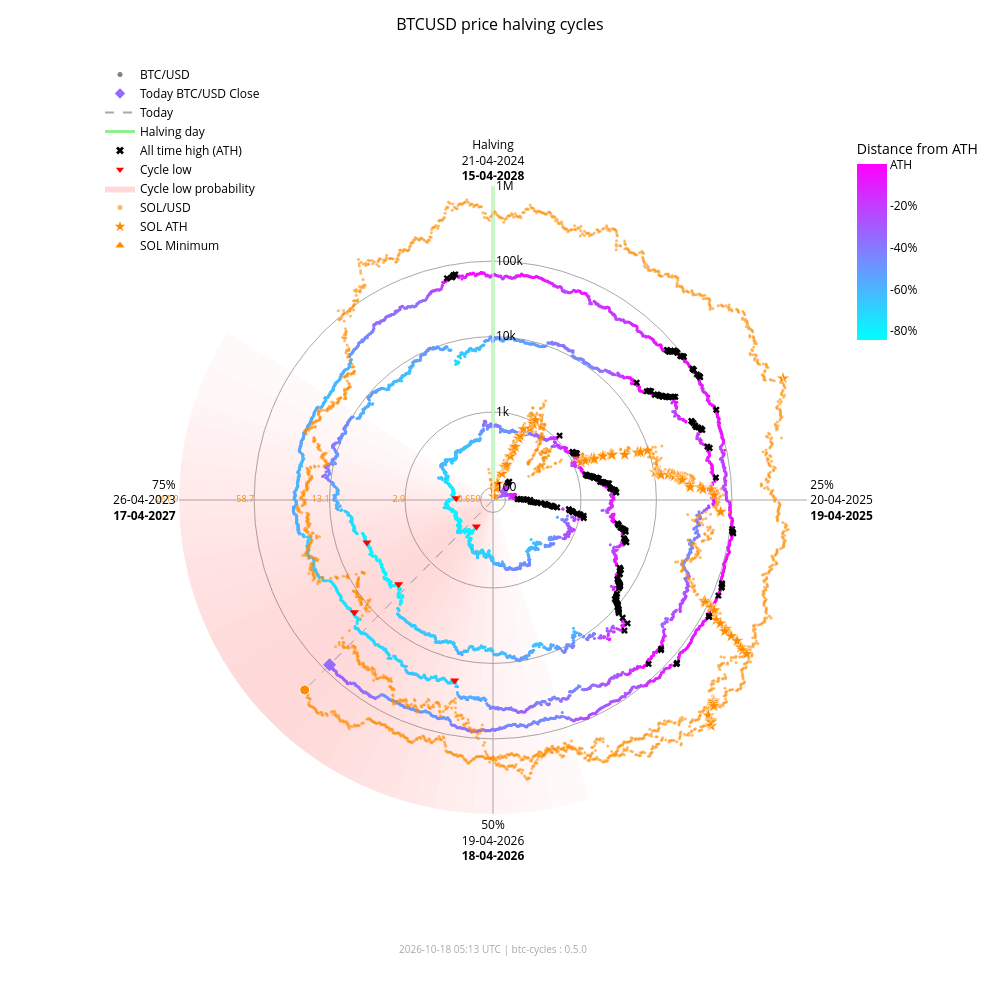

Notebook code for this chart:
### Markdown cell above
### Interactive chart with overlay

### Code cell
fig_overlay_interactive = btc.plot(
    kind="interactive",
    from_date="2012-11-28",
    overlay=sol,
)
fig_overlay_interactive.show(config={"scrollZoom": True, "displayModeBar": True})

### Figure 1 — Plotly figure (JSON) as saved in the notebook; plotly's stock layout.template omitted (floating-point values rounded to 4 significant figures; data arrays with more than 128 entries replaced by an {"elided": "..."} marker saying what was removed)
{"data": [{"fill": "toself", "fillcolor": "rgba(255,0,0,0.018306980149439524)", "hoverinfo": "skip", "line": {"width": 0}, "mode": "lines", "r": [68.43, 1000000, 1000000, 68.43, 68.43], "showlegend": false, "theta": [162.0, 162.0, 165.6, 165.6, 162.0], "type": "scatterpolar"}, {"fill": "toself", "fillcolor": "rgba(255,0,0,0.02405911634527998)", "hoverinfo": "skip", "line": {"width": 0}, "mode": "lines", "r": [68.43, 1000000, 1000000, 68.43, 68.43], "showlegend": false, "theta": [165.6, 165.6, 169.2, 169.2, 165.6], "type": "scatterpolar"}, {"fill": "toself", "fillcolor": "rgba(255,0,0,0.030803449372254352)", "hoverinfo": "skip", "line": {"width": 0}, "mode": "lines", "r": [68.43, 1000000, 1000000, 68.43, 68.43], "showlegend": false, "theta": [169.2, 169.2, 172.8, 172.8, 169.2], "type": "scatterpolar"}, {"fill": "toself", "fillcolor": "rgba(255,0,0,0.03847233586005252)", "hoverinfo": "skip", "line": {"width": 0}, "mode": "lines", "r": [68.43, 1000000, 1000000, 68.43, 68.43], "showlegend": false, "theta": [172.8, 172.8, 176.4, 176.4, 172.8], "type": "scatterpolar"}, {"fill": "toself", "fillcolor": "rgba(255,0,0,0.04694405159551339)", "hoverinfo": "skip", "line": {"width": 0}, "mode": "lines", "r": [68.43, 1000000, 1000000, 68.43, 68.43], "showlegend": false, "theta": [176.4, 176.4, 180.0, 180.0, 176.4], "type": "scatterpolar"}, {"fill": "toself", "fillcolor": "rgba(255,0,0,0.05605603979818329)", "hoverinfo": "skip", "line": {"width": 0}, "mode": "lines", "r": [68.43, 1000000, 1000000, 68.43, 68.43], "showlegend": false, "theta": [180.0, 180.0, 183.6, 183.6, 180.0], "type": "scatterpolar"}, {"fill": "toself", "fillcolor": "rgba(255,0,0,0.06562330627802694)", "hoverinfo": "skip", "line": {"width": 0}, "mode": "lines", "r": [68.43, 1000000, 1000000, 68.43, 68.43], "showlegend": false, "theta": [183.6, 183.6, 187.2, 187.2, 183.6], "type": "scatterpolar"}, {"fill": "toself", "fillcolor": "rgba(255,0,0,0.07545707932574237)", "hoverinfo": "skip", "line": {"width": 0}, "mode": "lines", "r": [68.43, 1000000, 1000000, 68.43, 68.43], "showlegend": false, "theta": [187.2, 187.2, 190.8, 190.8, 187.2], "type": "scatterpolar"}, {"fill": "toself", "fillcolor": "rgba(255,0,0,0.08537841060169407)", "hoverinfo": "skip", "line": {"width": 0}, "mode": "lines", "r": [68.43, 1000000, 1000000, 68.43, 68.43], "showlegend": false, "theta": [190.8, 190.8, 194.4, 194.4, 190.8], "type": "scatterpolar"}, {"fill": "toself", "fillcolor": "rgba(255,0,0,0.09522272137134848)", "hoverinfo": "skip", "line": {"width": 0}, "mode": "lines", "r": [68.43, 1000000, 1000000, 68.43, 68.43], "showlegend": false, "theta": [194.4, 194.4, 198.0, 198.0, 194.4], "type": "scatterpolar"}, {"fill": "toself", "fillcolor": "rgba(255,0,0,0.10483418800389058)", "hoverinfo": "skip", "line": {"width": 0}, "mode": "lines", "r": [68.43, 1000000, 1000000, 68.43, 68.43], "showlegend": false, "theta": [198.0, 198.0, 201.6, 201.6, 198.0], "type": "scatterpolar"}, {"fill": "toself", "fillcolor": "rgba(255,0,0,0.11405248627197925)", "hoverinfo": "skip", "line": {"width": 0}, "mode": "lines", "r": [68.43, 1000000, 1000000, 68.43, 68.43], "showlegend": false, "theta": [201.6, 201.6, 205.2, 205.2, 201.6], "type": "scatterpolar"}, {"fill": "toself", "fillcolor": "rgba(255,0,0,0.12269756305009562)", "hoverinfo": "skip", "line": {"width": 0}, "mode": "lines", "r": [68.43, 1000000, 1000000, 68.43, 68.43], "showlegend": false, "theta": [205.2, 205.2, 208.8, 208.8, 205.2], "type": "scatterpolar"}, {"fill": "toself", "fillcolor": "rgba(255,0,0,0.13055959037792858)", "hoverinfo": "skip", "line": {"width": 0}, "mode": "lines", "r": [68.43, 1000000, 1000000, 68.43, 68.43], "showlegend": false, "theta": [208.8, 208.8, 212.4, 212.4, 208.8], "type": "scatterpolar"}, {"fill": "toself", "fillcolor": "rgba(255,0,0,0.13740037014073872)", "hoverinfo": "skip", "line": {"width": 0}, "mode": "lines", "r": [68.43, 1000000, 1000000, 68.43, 68.43], "showlegend": false, "theta": [212.4, 212.4, 216.0, 216.0, 212.4], "type": "scatterpolar"}, {"fill": "toself", "fillcolor": "rgba(255,0,0,0.14296927208088228)", "hoverinfo": "skip", "line": {"width": 0}, "mode": "lines", "r": [68.43, 1000000, 1000000, 68.43, 68.43], "showlegend": false, "theta": [216.0, 216.0, 219.6, 219.6, 216.0], "type": "scatterpolar"}, {"fill": "toself", "fillcolor": "rgba(255,0,0,0.14703219887325494)", "hoverinfo": "skip", "line": {"width": 0}, "mode": "lines", "r": [68.43, 1000000, 1000000, 68.43, 68.43], "showlegend": false, "theta": [219.6, 219.6, 223.2, 223.2, 219.6], "type": "scatterpolar"}, {"fill": "toself", "fillcolor": "rgba(255,0,0,0.14940752827264187)", "hoverinfo": "skip", "line": {"width": 0}, "mode": "lines", "r": [68.43, 1000000, 1000000, 68.43, 68.43], "showlegend": false, "theta": [223.2, 223.2, 226.8, 226.8, 223.2], "type": "scatterpolar"}, {"fill": "toself", "fillcolor": "rgba(255,0,0,0.15)", "hoverinfo": "skip", "line": {"width": 0}, "mode": "lines", "r": [68.43, 1000000, 1000000, 68.43, 68.43], "showlegend": false, "theta": [226.8, 226.8, 230.4, 230.4, 226.8], "type": "scatterpolar"}, {"fill": "toself", "fillcolor": "rgba(255,0,0,0.14882314851976614)", "hoverinfo": "skip", "line": {"width": 0}, "mode": "lines", "r": [68.43, 1000000, 1000000, 68.43, 68.43], "showlegend": false, "theta": [230.4, 230.4, 234.0, 234.0, 230.4], "type": "scatterpolar"}, {"fill": "toself", "fillcolor": "rgba(255,0,0,0.14600334989350275)", "hoverinfo": "skip", "line": {"width": 0}, "mode": "lines", "r": [68.43, 1000000, 1000000, 68.43, 68.43], "showlegend": false, "theta": [234.0, 234.0, 237.6, 237.6, 234.0], "type": "scatterpolar"}, {"fill": "toself", "fillcolor": "rgba(255,0,0,0.14176315293000513)", "hoverinfo": "skip", "line": {"width": 0}, "mode": "lines", "r": [68.43, 1000000, 1000000, 68.43, 68.43], "showlegend": false, "theta": [237.6, 237.6, 241.2, 241.2, 237.6], "type": "scatterpolar"}, {"fill": "toself", "fillcolor": "rgba(255,0,0,0.1363869302869166)", "hoverinfo": "skip", "line": {"width": 0}, "mode": "lines", "r": [68.43, 1000000, 1000000, 68.43, 68.43], "showlegend": false, "theta": [241.2, 241.2, 244.8, 244.8, 241.2], "type": "scatterpolar"}, {"fill": "toself", "fillcolor": "rgba(255,0,0,0.13017643696734477)", "hoverinfo": "skip", "line": {"width": 0}, "mode": "lines", "r": [68.43, 1000000, 1000000, 68.43, 68.43], "showlegend": false, "theta": [244.8, 244.8, 248.4, 248.4, 244.8], "type": "scatterpolar"}, {"fill": "toself", "fillcolor": "rgba(255,0,0,0.1234063302665758)", "hoverinfo": "skip", "line": {"width": 0}, "mode": "lines", "r": [68.43, 1000000, 1000000, 68.43, 68.43], "showlegend": false, "theta": [248.4, 248.4, 252.0, 252.0, 248.4], "type": "scatterpolar"}, {"fill": "toself", "fillcolor": "rgba(255,0,0,0.11628949020714345)", "hoverinfo": "skip", "line": {"width": 0}, "mode": "lines", "r": [68.43, 1000000, 1000000, 68.43, 68.43], "showlegend": false, "theta": [252.0, 252.0, 255.6, 255.6, 252.0], "type": "scatterpolar"}, {"fill": "toself", "fillcolor": "rgba(255,0,0,0.108959277972535)", "hoverinfo": "skip", "line": {"width": 0}, "mode": "lines", "r": [68.43, 1000000, 1000000, 68.43, 68.43], "showlegend": false, "theta": [255.6, 255.6, 259.2, 259.2, 255.6], "type": "scatterpolar"}, {"fill": "toself", "fillcolor": "rgba(255,0,0,0.1014715299920515)", "hoverinfo": "skip", "line": {"width": 0}, "mode": "lines", "r": [68.43, 1000000, 1000000, 68.43, 68.43], "showlegend": false, "theta": [259.2, 259.2, 262.8, 262.8, 259.2], "type": "scatterpolar"}, {"fill": "toself", "fillcolor": "rgba(255,0,0,0.09382430417652897)", "hoverinfo": "skip", "line": {"width": 0}, "mode": "lines", "r": [68.43, 1000000, 1000000, 68.43, 68.43], "showlegend": false, "theta": [262.8, 262.8, 266.4, 266.4, 262.8], "type": "scatterpolar"}, {"fill": "toself", "fillcolor": "rgba(255,0,0,0.08598937207621672)", "hoverinfo": "skip", "line": {"width": 0}, "mode": "lines", "r": [68.43, 1000000, 1000000, 68.43, 68.43], "showlegend": false, "theta": [266.4, 266.4, 270.0, 270.0, 266.4], "type": "scatterpolar"}, {"fill": "toself", "fillcolor": "rgba(255,0,0,0.07794710108398434)", "hoverinfo": "skip", "line": {"width": 0}, "mode": "lines", "r": [68.43, 1000000, 1000000, 68.43, 68.43], "showlegend": false, "theta": [270.0, 270.0, 273.6, 273.6, 270.0], "type": "scatterpolar"}, {"fill": "toself", "fillcolor": "rgba(255,0,0,0.06971614429145927)", "hoverinfo": "skip", "line": {"width": 0}, "mode": "lines", "r": [68.43, 1000000, 1000000, 68.43, 68.43], "showlegend": false, "theta": [273.6, 273.6, 277.2, 277.2, 273.6], "type": "scatterpolar"}, {"fill": "toself", "fillcolor": "rgba(255,0,0,0.061371174705723626)", "hoverinfo": "skip", "line": {"width": 0}, "mode": "lines", "r": [68.43, 1000000, 1000000, 68.43, 68.43], "showlegend": false, "theta": [277.2, 277.2, 280.8, 280.8, 277.2], "type": "scatterpolar"}, {"fill": "toself", "fillcolor": "rgba(255,0,0,0.05304520605236535)", "hoverinfo": "skip", "line": {"width": 0}, "mode": "lines", "r": [68.43, 1000000, 1000000, 68.43, 68.43], "showlegend": false, "theta": [280.8, 280.8, 284.4, 284.4, 280.8], "type": "scatterpolar"}, {"fill": "toself", "fillcolor": "rgba(255,0,0,0.044916938988340704)", "hoverinfo": "skip", "line": {"width": 0}, "mode": "lines", "r": [68.43, 1000000, 1000000, 68.43, 68.43], "showlegend": false, "theta": [284.4, 284.4, 288.0, 288.0, 284.4], "type": "scatterpolar"}, {"fill": "toself", "fillcolor": "rgba(255,0,0,0.0371870550186571)", "hoverinfo": "skip", "line": {"width": 0}, "mode": "lines", "r": [68.43, 1000000, 1000000, 68.43, 68.43], "showlegend": false, "theta": [288.0, 288.0, 291.6, 291.6, 288.0], "type": "scatterpolar"}, {"fill": "toself", "fillcolor": "rgba(255,0,0,0.030049603184432498)", "hoverinfo": "skip", "line": {"width": 0}, "mode": "lines", "r": [68.43, 1000000, 1000000, 68.43, 68.43], "showlegend": false, "theta": [291.6, 291.6, 295.2, 295.2, 291.6], "type": "scatterpolar"}, {"fill": "toself", "fillcolor": "rgba(255,0,0,0.023665126797805223)", "hoverinfo": "skip", "line": {"width": 0}, "mode": "lines", "r": [68.43, 1000000, 1000000, 68.43, 68.43], "showlegend": false, "theta": [295.2, 295.2, 298.8, 298.8, 295.2], "type": "scatterpolar"}, {"fill": "toself", "fillcolor": "rgba(255,0,0,0.018141004067302662)", "hoverinfo": "skip", "line": {"width": 0}, "mode": "lines", "r": [68.43, 1000000, 1000000, 68.43, 68.43], "showlegend": false, "theta": [298.8, 298.8, 302.4, 302.4, 298.8], "type": "scatterpolar"}, {"hoverinfo": "skip", "line": {"color": "darkgrey", "dash": "dash", "width": 1}, "mode": "lines", "r": [68.43, 81380.0], "showlegend": false, "theta": [224.8, 224.8], "type": "scatterpolar"}, {"hoverinfo": "skip", "line": {"color": "darkgrey", "dash": "dash", "width": 1}, "mode": "lines", "r": [68.43, 239000.0], "showlegend": false, "theta": [224.8, 224.8], "type": "scatterpolar"}, {"hoverinfo": "skip", "line": {"color": "lightgreen", "width": 3}, "mode": "lines", "r": [68.43, 1000000], "showlegend": false, "theta": [0, 0], "type": "scatterpolar"}, {"hoverinfo": "text", "marker": {"color": {"elided": "4922 str values"}, "size": 3}, "mode": "markers", "r": {"elided": "4922 float values"}, "showlegend": false, "text": {"elided": "4922 str values"}, "theta": {"elided": "4922 float values"}, "type": "scatterpolar"}, {"hoverinfo": "text", "marker": {"color": "#FF8C00", "opacity": 0.6, "size": 3}, "mode": "markers", "r": {"elided": "2382 float values"}, "showlegend": false, "text": {"elided": "2382 str values"}, "theta": {"elided": "2382 float values"}, "type": "scatterpolar"}, {"hoverinfo": "text", "marker": {"color": "#9669ff", "size": 10, "symbol": "diamond"}, "mode": "markers", "r": [81380.0], "showlegend": false, "text": ["Today<br>Date: 2026-10-17<br>Price: $81,382.15"], "theta": [224.8], "type": "scatterpolar"}, {"hoverinfo": "text", "marker": {"color": "#FF8C00", "line": {"color": "white", "width": 1}, "size": 10, "symbol": "circle"}, "mode": "markers", "r": [239000.0], "showlegend": false, "text": ["Today SOL<br>Date: 2026-10-17<br>Price: $103.31"], "theta": [224.8], "type": "scatterpolar"}, {"hoverinfo": "text", "marker": {"color": "#FF8C00", "line": {"color": "white", "width": 0.5}, "size": 10, "symbol": "star"}, "mode": "markers", "r": [68.43, 76.69, 98.28, 115.1, 160.2, 199.2, 200.3, 203.8, 217.3, 287.8, 349.8, 397.3, 523.3, 573.2, 718.1, 798.5, 948.0, 1078.0, 1271.0, 1461.0, 1785.0, 1908.0, 1917.0, 2530.0, 3215.0, 3302.0, 3322.0, 4795.0, 7121.0, 7760.0, 9679.0, 10370.0, 11210.0, 11600.0, 11830.0, 12190.0, 15220.0, 16990.0, 18090.0, 20010.0, 20730.0, 21720.0, 21920.0, 22700.0, 28100.0, 28410.0, 38550.0, 41750.0, 54000.0, 58230.0, 71670.0, 86520.0, 90770.0, 111800.0, 112400.0, 128500.0, 155700.0, 182600.0, 229400.0, 231200.0, 295100.0, 371400.0, 451600.0, 493500.0, 583700.0, 612100.0, 618900.0, 644000.0, 686600.0, 744100.0, 879500.0, 907500.0, 980900.0, 1000000.0], "showlegend": false, "text": ["SOL ATH<br>Date: 2020-04-10<br>Price: $0.95", "SOL ATH<br>Date: 2020-07-12<br>Price: $1.02", "SOL ATH<br>Date: 2020-07-13<br>Price: $1.18", "SOL ATH<br>Date: 2020-07-15<br>Price: $1.29", "SOL ATH<br>Date: 2020-07-26<br>Price: $1.57", "SOL ATH<br>Date: 2020-07-27<br>Price: $1.78", "SOL ATH<br>Date: 2020-07-28<br>Price: $1.78", "SOL ATH<br>Date: 2020-08-03<br>Price: $1.80", "SOL ATH<br>Date: 2020-08-04<br>Price: $1.87", "SOL ATH<br>Date: 2020-08-06<br>Price: $2.21", "SOL ATH<br>Date: 2020-08-08<br>Price: $2.47", "SOL ATH<br>Date: 2020-08-09<br>Price: $2.67", "SOL ATH<br>Date: 2020-08-10<br>Price: $3.13", "SOL ATH<br>Date: 2020-08-11<br>Price: $3.30", "SOL ATH<br>Date: 2020-08-12<br>Price: $3.77", "SOL ATH<br>Date: 2020-08-28<br>Price: $4.01", "SOL ATH<br>Date: 2020-08-30<br>Price: $4.44", "SOL ATH<br>Date: 2020-08-31<br>Price: $4.78", "SOL ATH<br>Date: 2021-02-02<br>Price: $5.27", "SOL ATH<br>Date: 2021-02-03<br>Price: $5.72", "SOL ATH<br>Date: 2021-02-04<br>Price: $6.43", "SOL ATH<br>Date: 2021-02-05<br>Price: $6.68", "SOL ATH<br>Date: 2021-02-07<br>Price: $6.70", "SOL ATH<br>Date: 2021-02-08<br>Price: $7.88", "SOL ATH<br>Date: 2021-02-10<br>Price: $9.07", "SOL ATH<br>Date: 2021-02-11<br>Price: $9.22", "SOL ATH<br>Date: 2021-02-12<br>Price: $9.25", "SOL ATH<br>Date: 2021-02-19<br>Price: $11.47", "SOL ATH<br>Date: 2021-02-22<br>Price: $14.45", "SOL ATH<br>Date: 2021-02-23<br>Price: $15.20", "SOL ATH<br>Date: 2021-02-24<br>Price: $17.30", "SOL ATH<br>Date: 2021-03-28<br>Price: $18.02", "SOL ATH<br>Date: 2021-03-29<br>Price: $18.85", "SOL ATH<br>Date: 2021-03-30<br>Price: $19.23", "SOL ATH<br>Date: 2021-03-31<br>Price: $19.47", "SOL ATH<br>Date: 2021-04-02<br>Price: $19.81", "SOL ATH<br>Date: 2021-04-03<br>Price: $22.55", "SOL ATH<br>Date: 2021-04-04<br>Price: $24.06", "SOL ATH<br>Date: 2021-04-06<br>Price: $24.96", "SOL ATH<br>Date: 2021-04-07<br>Price: $26.48", "SOL ATH<br>Date: 2021-04-08<br>Price: $27.03", "SOL ATH<br>Date: 2021-04-09<br>Price: $27.78", "SOL ATH<br>Date: 2021-04-11<br>Price: $27.93", "SOL ATH<br>Date: 2021-04-12<br>Price: $28.51", "SOL ATH<br>Date: 2021-04-18<br>Price: $32.30", "SOL ATH<br>Date: 2021-04-21<br>Price: $32.51", "SOL ATH<br>Date: 2021-04-22<br>Price: $38.88", "SOL ATH<br>Date: 2021-04-24<br>Price: $40.74", "SOL ATH<br>Date: 2021-04-25<br>Price: $47.37", "SOL ATH<br>Date: 2021-05-01<br>Price: $49.51", "SOL ATH<br>Date: 2021-05-18<br>Price: $55.91", "SOL ATH<br>Date: 2021-08-16<br>Price: $62.43", "SOL ATH<br>Date: 2021-08-17<br>Price: $64.21", "SOL ATH<br>Date: 2021-08-18<br>Price: $72.54", "SOL ATH<br>Date: 2021-08-19<br>Price: $72.76", "SOL ATH<br>Date: 2021-08-20<br>Price: $78.72", "SOL ATH<br>Date: 2021-08-27<br>Price: $88.09", "SOL ATH<br>Date: 2021-08-28<br>Price: $96.70", "SOL ATH<br>Date: 2021-08-30<br>Price: $110.54", "SOL ATH<br>Date: 2021-09-01<br>Price: $111.03", "SOL ATH<br>Date: 2021-09-02<br>Price: $128.10", "SOL ATH<br>Date: 2021-09-03<br>Price: $146.58", "SOL ATH<br>Date: 2021-09-06<br>Price: $164.38", "SOL ATH<br>Date: 2021-09-07<br>Price: $173.15", "SOL ATH<br>Date: 2021-09-08<br>Price: $191.04", "SOL ATH<br>Date: 2021-10-22<br>Price: $196.43", "SOL ATH<br>Date: 2021-10-23<br>Price: $197.70", "SOL ATH<br>Date: 2021-10-24<br>Price: $202.36", "SOL ATH<br>Date: 2021-10-25<br>Price: $210.10", "SOL ATH<br>Date: 2021-11-02<br>Price: $220.24", "SOL ATH<br>Date: 2021-11-03<br>Price: $242.90", "SOL ATH<br>Date: 2021-11-04<br>Price: $247.39", "SOL ATH<br>Date: 2021-11-06<br>Price: $258.93", "SOL ATH<br>Date: 2025-01-18<br>Price: $261.87"], "theta": [352.0, 15.5, 15.75, 16.25, 19.0, 19.25, 19.5, 21.0, 21.25, 21.75, 22.25, 22.5, 22.75, 23.0, 23.25, 27.25, 27.75, 28.0, 66.75, 67.0, 67.25, 67.5, 68.0, 68.25, 68.75, 69.0, 69.25, 71.0, 71.75, 72.0, 72.25, 80.25, 80.5, 80.75, 81.0, 81.5, 81.75, 82.0, 82.5, 82.75, 83.0, 83.25, 83.75, 84.0, 85.5, 86.25, 86.5, 87.0, 87.25, 88.75, 93.0, 115.5, 115.8, 116.0, 116.2, 116.5, 118.2, 118.5, 119.0, 119.5, 119.8, 120.0, 120.7, 121.0, 121.3, 132.2, 132.5, 132.8, 133.0, 135.0, 135.2, 135.5, 136.0, 67.25], "type": "scatterpolar"}, {"hoverinfo": "text", "marker": {"color": "#FF8C00", "line": {"color": "white", "width": 0.5}, "size": 10, "symbol": "triangle-up"}, "mode": "markers", "r": [68.43], "showlegend": false, "text": ["SOL Minimum<br>Date: 2020-05-11<br>Price: $0.52"], "theta": [0.0], "type": "scatterpolar"}, {"hoverinfo": "text", "marker": {"color": "black", "size": 6, "symbol": "x"}, "mode": "markers", "r": {"elided": "182 float values"}, "showlegend": false, "text": {"elided": "182 str values"}, "theta": {"elided": "182 float values"}, "type": "scatterpolar"}, {"hoverinfo": "text", "marker": {"color": "red", "size": 8, "symbol": "triangle-down"}, "mode": "markers", "r": [178.1, 210.5, 3237.0, 3961.0, 19020.0, 15790.0], "showlegend": false, "text": ["Cycle Low<br>Date: 2015-01-14<br>Price: $178.10<br>ATH distance: -84.5%", "Cycle Low<br>Date: 2015-08-24<br>Price: $210.49<br>ATH distance: -81.7%", "Cycle Low<br>Date: 2018-12-15<br>Price: $3,236.76<br>ATH distance: -83.4%", "Cycle Low<br>Date: 2019-03-15<br>Price: $3,960.91<br>ATH distance: -79.7%", "Cycle Low<br>Date: 2022-06-18<br>Price: $19,017.64<br>ATH distance: -71.9%", "Cycle Low<br>Date: 2022-11-21<br>Price: $15,787.28<br>ATH distance: -76.6%"], "theta": [212.1, 272.7, 228.3, 251.4, 192.0, 231.0], "type": "scatterpolar"}, {"marker": {"color": "grey", "size": 5}, "mode": "markers", "name": "BTC/USD", "r": [null], "theta": [null], "type": "scatterpolar"}, {"marker": {"color": "#9669ff", "size": 8, "symbol": "diamond"}, "mode": "markers", "name": "Today BTC/USD Close", "r": [null], "theta": [null], "type": "scatterpolar"}, {"line": {"color": "darkgrey", "dash": "dash"}, "mode": "lines", "name": "Today", "r": [null], "theta": [null], "type": "scatterpolar"}, {"line": {"color": "lightgreen", "width": 3}, "mode": "lines", "name": "Halving day", "r": [null], "theta": [null], "type": "scatterpolar"}, {"marker": {"color": "black", "size": 7, "symbol": "x"}, "mode": "markers", "name": "All time high (ATH)", "r": [null], "theta": [null], "type": "scatterpolar"}, {"marker": {"color": "red", "size": 7, "symbol": "triangle-down"}, "mode": "markers", "name": "Cycle low", "r": [null], "theta": [null], "type": "scatterpolar"}, {"fill": "toself", "fillcolor": "rgba(255,0,0,0.15)", "line": {"width": 0}, "mode": "lines", "name": "Cycle low probability", "r": [null], "theta": [null], "type": "scatterpolar"}, {"marker": {"color": "#FF8C00", "opacity": 0.6, "size": 5}, "mode": "markers", "name": "SOL/USD", "r": [null], "theta": [null], "type": "scatterpolar"}, {"marker": {"color": "#FF8C00", "size": 8, "symbol": "star"}, "mode": "markers", "name": "SOL ATH", "r": [null], "theta": [null], "type": "scatterpolar"}, {"marker": {"color": "#FF8C00", "size": 8, "symbol": "triangle-up"}, "mode": "markers", "name": "SOL Minimum", "r": [null], "theta": [null], "type": "scatterpolar"}, {"hoverinfo": "skip", "marker": {"cmax": 0, "cmin": -0.8453, "color": [0], "colorbar": {"len": 0.25, "ticktext": ["ATH", "-20%", "-40%", "-60%", "-80%", "-100%"], "tickvals": [0, -0.2, -0.4, -0.6, -0.8, -1.0], "title": {"text": "Distance from ATH"}, "x": 0.95, "y": 0.92, "yanchor": "top"}, "colorscale": {"elided": "256x2 mixed values"}, "showscale": true, "size": 0}, "mode": "markers", "r": [null], "showlegend": false, "theta": [null], "type": "scatterpolar"}, {"hoverinfo": "skip", "mode": "text", "r": [100, 1000, 10000, 100000, 1000000], "showlegend": false, "text": ["0.659", "2.9", "13.1", "58.7", "261.9"], "textfont": {"color": "#FF8C00", "size": 9}, "textposition": "middle left", "theta": [270, 270, 270, 270, 270], "type": "scatterpolar"}], "layout": {"annotations": [{"font": {"color": "darkgrey", "size": 10}, "showarrow": false, "text": "2026-10-18 05:13 UTC | btc-cycles : 0.5.0", "x": 0.5, "xref": "paper", "y": -0.02, "yref": "paper"}], "font": {"color": "black"}, "height": 1000, "legend": {"bgcolor": "rgba(0,0,0,0)", "font": {"color": "black"}, "x": 0.0, "y": 1.0}, "margin": {"b": 60, "l": 100, "r": 80, "t": 60}, "paper_bgcolor": "white", "plot_bgcolor": "white", "polar": {"angularaxis": {"color": "black", "direction": "clockwise", "gridcolor": "darkgrey", "rotation": 90, "ticktext": ["Halving<br>21-04-2024<br><b>15-04-2028</b>", "25%<br>20-04-2025<br><b>19-04-2025</b>", "50%<br>19-04-2026<br><b>18-04-2026</b>", "75%<br>26-04-2023<br><b>17-04-2027</b>"], "tickvals": [0, 90, 180, 270]}, "bgcolor": "white", "domain": {"x": [0.1, 0.9], "y": [0.05, 0.95]}, "radialaxis": {"angle": 90, "color": "black", "gridcolor": "darkgrey", "range": [1.835, 6.0], "tickangle": 90, "ticktext": ["100", "1k", "10k", "100k", "1M"], "tickvals": [100, 1000, 10000, 100000, 1000000], "type": "log"}}, "title": {"font": {"color": "black", "size": 16}, "text": "BTCUSD price halving cycles", "x": 0.5}, "width": 1000}}
